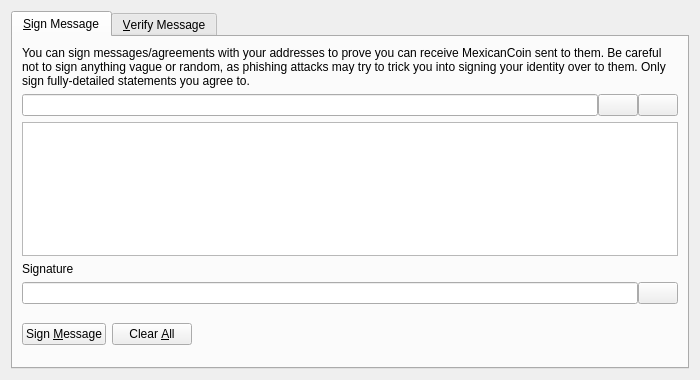
<?xml version="1.0" encoding="UTF-8"?>
<ui version="4.0">
 <class>SignVerifyMessageDialog</class>
 <widget class="QDialog" name="SignVerifyMessageDialog">
  <property name="geometry">
   <rect>
    <x>0</x>
    <y>0</y>
    <width>700</width>
    <height>380</height>
   </rect>
  </property>
  <property name="windowTitle">
   <string>Signatures - Sign / Verify a Message</string>
  </property>
  <property name="modal">
   <bool>true</bool>
  </property>
  <layout class="QVBoxLayout" name="verticalLayout">
   <item>
    <widget class="QTabWidget" name="tabWidget">
     <property name="currentIndex">
      <number>0</number>
     </property>
     <widget class="QWidget" name="tabSignMessage">
      <attribute name="title">
       <string>&amp;Sign Message</string>
      </attribute>
      <layout class="QVBoxLayout" name="verticalLayout_SM">
       <item>
        <widget class="QLabel" name="infoLabel_SM">
         <property name="text">
          <string>You can sign messages/agreements with your addresses to prove you can receive MexicanCoin sent to them. Be careful not to sign anything vague or random, as phishing attacks may try to trick you into signing your identity over to them. Only sign fully-detailed statements you agree to.</string>
         </property>
         <property name="textFormat">
          <enum>Qt::PlainText</enum>
         </property>
         <property name="wordWrap">
          <bool>true</bool>
         </property>
        </widget>
       </item>
       <item>
        <layout class="QHBoxLayout" name="horizontalLayout_1_SM">
         <property name="spacing">
          <number>0</number>
         </property>
         <item>
          <widget class="QValidatedLineEdit" name="addressIn_SM">
           <property name="toolTip">
            <string>The MexicanCoin address to sign the message with</string>
           </property>
          </widget>
         </item>
         <item>
          <widget class="QPushButton" name="addressBookButton_SM">
           <property name="toolTip">
            <string>Choose previously used address</string>
           </property>
           <property name="text">
            <string/>
           </property>
           <property name="shortcut">
            <string>Alt+A</string>
           </property>
           <property name="autoDefault">
            <bool>false</bool>
           </property>
          </widget>
         </item>
         <item>
          <widget class="QPushButton" name="pasteButton_SM">
           <property name="toolTip">
            <string>Paste address from clipboard</string>
           </property>
           <property name="text">
            <string/>
           </property>
           <property name="shortcut">
            <string>Alt+P</string>
           </property>
           <property name="autoDefault">
            <bool>false</bool>
           </property>
          </widget>
         </item>
        </layout>
       </item>
       <item>
        <widget class="QPlainTextEdit" name="messageIn_SM">
         <property name="toolTip">
          <string>Enter the message you want to sign here</string>
         </property>
        </widget>
       </item>
       <item>
        <widget class="QLabel" name="signatureLabel_SM">
         <property name="text">
          <string>Signature</string>
         </property>
         <property name="textFormat">
          <enum>Qt::PlainText</enum>
         </property>
        </widget>
       </item>
       <item>
        <layout class="QHBoxLayout" name="horizontalLayout_2_SM">
         <property name="spacing">
          <number>0</number>
         </property>
         <item>
          <widget class="QLineEdit" name="signatureOut_SM">
           <property name="font">
            <font>
             <italic>true</italic>
            </font>
           </property>
           <property name="readOnly">
            <bool>true</bool>
           </property>
          </widget>
         </item>
         <item>
          <widget class="QPushButton" name="copySignatureButton_SM">
           <property name="toolTip">
            <string>Copy the current signature to the system clipboard</string>
           </property>
           <property name="text">
            <string/>
           </property>
           <property name="autoDefault">
            <bool>false</bool>
           </property>
          </widget>
         </item>
        </layout>
       </item>
       <item>
        <layout class="QHBoxLayout" name="horizontalLayout_3_SM">
         <item>
          <widget class="QPushButton" name="signMessageButton_SM">
           <property name="toolTip">
            <string>Sign the message to prove you own this MexicanCoin address</string>
           </property>
           <property name="text">
            <string>Sign &amp;Message</string>
           </property>
           <property name="autoDefault">
            <bool>false</bool>
           </property>
          </widget>
         </item>
         <item>
          <widget class="QPushButton" name="clearButton_SM">
           <property name="toolTip">
            <string>Reset all sign message fields</string>
           </property>
           <property name="text">
            <string>Clear &amp;All</string>
           </property>
           <property name="autoDefault">
            <bool>false</bool>
           </property>
          </widget>
         </item>
         <item>
          <spacer name="horizontalSpacer_1_SM">
           <property name="orientation">
            <enum>Qt::Horizontal</enum>
           </property>
           <property name="sizeHint" stdset="0">
            <size>
             <width>40</width>
             <height>48</height>
            </size>
           </property>
          </spacer>
         </item>
         <item>
          <widget class="QLabel" name="statusLabel_SM">
           <property name="font">
            <font>
             <weight>75</weight>
             <bold>true</bold>
            </font>
           </property>
           <property name="text">
            <string/>
           </property>
           <property name="wordWrap">
            <bool>true</bool>
           </property>
          </widget>
         </item>
         <item>
          <spacer name="horizontalSpacer_2_SM">
           <property name="orientation">
            <enum>Qt::Horizontal</enum>
           </property>
           <property name="sizeHint" stdset="0">
            <size>
             <width>40</width>
             <height>48</height>
            </size>
           </property>
          </spacer>
         </item>
        </layout>
       </item>
      </layout>
     </widget>
     <widget class="QWidget" name="tabVerifyMessage">
      <attribute name="title">
       <string>&amp;Verify Message</string>
      </attribute>
      <layout class="QVBoxLayout" name="verticalLayout_VM">
       <item>
        <widget class="QLabel" name="infoLabel_VM">
         <property name="text">
          <string>Enter the receiver's address, message (ensure you copy line breaks, spaces, tabs, etc. exactly) and signature below to verify the message. Be careful not to read more into the signature than what is in the signed message itself, to avoid being tricked by a man-in-the-middle attack. Note that this only proves the signing party receives with the address, it cannot prove sendership of any transaction!</string>
         </property>
         <property name="textFormat">
          <enum>Qt::PlainText</enum>
         </property>
         <property name="alignment">
          <set>Qt::AlignLeading|Qt::AlignLeft|Qt::AlignTop</set>
         </property>
         <property name="wordWrap">
          <bool>true</bool>
         </property>
        </widget>
       </item>
       <item>
        <layout class="QHBoxLayout" name="horizontalLayout_1_VM">
         <property name="spacing">
          <number>0</number>
         </property>
         <item>
          <widget class="QValidatedLineEdit" name="addressIn_VM">
           <property name="toolTip">
            <string>The MexicanCoin address the message was signed with</string>
           </property>
          </widget>
         </item>
         <item>
          <widget class="QPushButton" name="addressBookButton_VM">
           <property name="toolTip">
            <string>Choose previously used address</string>
           </property>
           <property name="text">
            <string/>
           </property>
           <property name="shortcut">
            <string>Alt+A</string>
           </property>
           <property name="autoDefault">
            <bool>false</bool>
           </property>
          </widget>
         </item>
        </layout>
       </item>
       <item>
        <widget class="QPlainTextEdit" name="messageIn_VM"/>
       </item>
       <item>
        <widget class="QValidatedLineEdit" name="signatureIn_VM"/>
       </item>
       <item>
        <layout class="QHBoxLayout" name="horizontalLayout_2_VM">
         <item>
          <widget class="QPushButton" name="verifyMessageButton_VM">
           <property name="toolTip">
            <string>Verify the message to ensure it was signed with the specified MexicanCoin address</string>
           </property>
           <property name="text">
            <string>Verify &amp;Message</string>
           </property>
           <property name="autoDefault">
            <bool>false</bool>
           </property>
          </widget>
         </item>
         <item>
          <widget class="QPushButton" name="clearButton_VM">
           <property name="toolTip">
            <string>Reset all verify message fields</string>
           </property>
           <property name="text">
            <string>Clear &amp;All</string>
           </property>
           <property name="autoDefault">
            <bool>false</bool>
           </property>
          </widget>
         </item>
         <item>
          <spacer name="horizontalSpacer_1_VM">
           <property name="orientation">
            <enum>Qt::Horizontal</enum>
           </property>
           <property name="sizeHint" stdset="0">
            <size>
             <width>40</width>
             <height>48</height>
            </size>
           </property>
          </spacer>
         </item>
         <item>
          <widget class="QLabel" name="statusLabel_VM">
           <property name="font">
            <font>
             <weight>75</weight>
             <bold>true</bold>
            </font>
           </property>
           <property name="text">
            <string/>
           </property>
           <property name="wordWrap">
            <bool>true</bool>
           </property>
          </widget>
         </item>
         <item>
          <spacer name="horizontalSpacer_2_VM">
           <property name="orientation">
            <enum>Qt::Horizontal</enum>
           </property>
           <property name="sizeHint" stdset="0">
            <size>
             <width>40</width>
             <height>48</height>
            </size>
           </property>
          </spacer>
         </item>
        </layout>
       </item>
      </layout>
     </widget>
    </widget>
   </item>
  </layout>
 </widget>
 <customwidgets>
  <customwidget>
   <class>QValidatedLineEdit</class>
   <extends>QLineEdit</extends>
   <header>qvalidatedlineedit.h</header>
  </customwidget>
 </customwidgets>
 <resources>
  <include location="../mxn.qrc"/>
 </resources>
 <connections/>
</ui>
